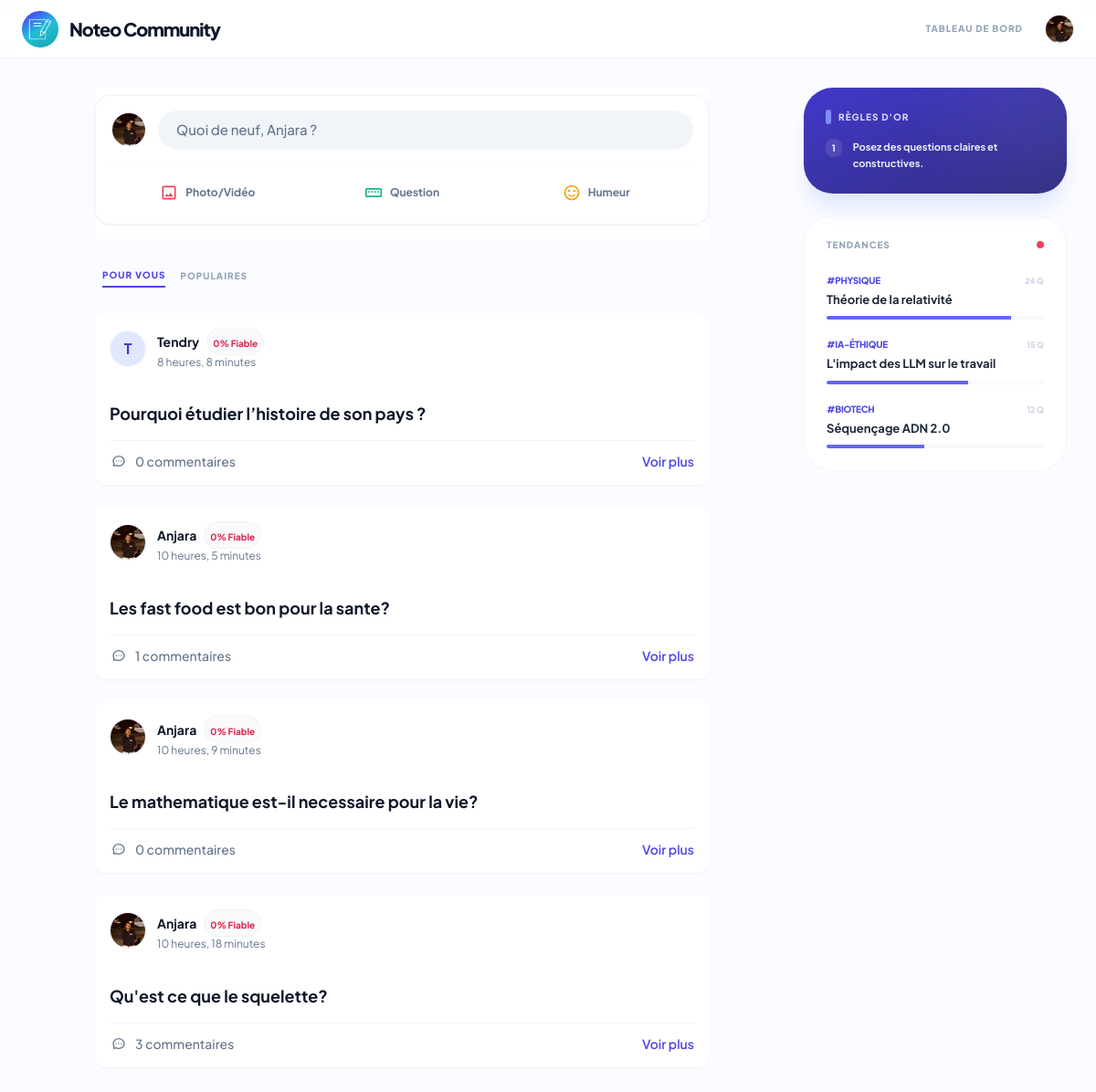
The page /notes/community/ (signed in) on the database its author committed.
### core/models.py (models this page shows, shortened)
class User(AbstractUser):
    face_encoding = models.JSONField(null=True, blank=True)
    bio = models.TextField(max_length=500, blank=True)
    profile_picture = models.ImageField(upload_to='profile_pics/', null=True, blank=True)

### notes/models.py (models this page shows, shortened)
class Question(models.Model):
    user = models.ForeignKey(settings.AUTH_USER_MODEL, on_delete=models.CASCADE)
    content = models.TextField()
    truth_score = models.IntegerField(default=0)
    ai_feedback = models.TextField(blank=True, null=True)
    created_at = models.DateTimeField(auto_now_add=True)

### notes/views.py (the view)
# urls.py: path('community/', views.community_list, name='community_list'),
@login_required
def community_list(request):
    questions_qs = Question.objects.select_related('user').all().order_by('-created_at')
    feed_posts = []
    for q in questions_qs:
        username = q.user.username if q.user else "Utilisateur inconnu"
        if not username:
            username = "Utilisateur inconnu"
        feed_posts.append({
            'id': q.id,
            'content': q.content.strip() if q.content else "",
            'created_at': q.created_at,
            'author_name': username,
            'author_initial': username[0].upper() if username else "?",
            'author_profile_picture': q.user.profile_picture if q.user else None,
            'truth_score': getattr(q, 'truth_score', 0),
            'answers_count': q.answers.count(),
        })
    user_questions_count = Question.objects.filter(user=request.user).count()
    user_answers_count = Answer.objects.filter(user=request.user).count()
    trending_topics = [
        {'tag': '#Physique', 'title': 'Théorie de la relativité', 'count': '24 Q', 'progress': 85},
        {'tag': '#IA-Éthique', 'title': "L'impact des LLM sur le travail", 'count': '15 Q', 'progress': 65},
        {'tag': '#Biotech', 'title': 'Séquençage ADN 2.0', 'count': '12 Q', 'progress': 45},
    ]
    return render(request, 'notes/community_list.html', {
        'feed_posts': feed_posts,
        'user_q_count': user_questions_count,
        'user_a_count': user_answers_count,
        'trends': trending_topics
    })

### notes/templates/notes/community_list.html (shortened to what this page needs)
{% load static tailwind_tags %}
<!DOCTYPE html>
<html lang="fr">
<head>
    {% tailwind_css %}
    <script src="https://cdn.tailwindcss.com"></script>
</head>
<body class="min-h-screen dark:text-white">
    <header
        class="h-16 border-b border-slate-100 dark:border-slate-800 flex items-center justify-between px-6 bg-white/80 dark:bg-slate-900/80 backdrop-blur-md sticky top-0 z-50">
        <a href="{% url 'note_list' %}" class="flex items-center space-x-3 group">
            <div
                class="w-10 h-10 overflow-hidden flex items-center justify-center group-hover:rotate-12 transition duration-300">
                <img src="{% static 'images/logo.png' %}" alt="Noteo Logo" class="w-full h-full object-contain">
            </div>
            <span class="text-xl font-black tracking-tighter text-slate-900 dark:text-white">Noteo Community</span>
        </a>
        <div class="flex items-center space-x-6">
            <a href="{% url 'note_list' %}"
                class="text-[10px] font-black uppercase tracking-widest text-slate-400 hover:text-indigo-600 transition">Tableau
                de bord</a>
            <div
                class="w-8 h-8 rounded-full overflow-hidden flex items-center justify-center shrink-0 border border-slate-200 dark:border-slate-700">
                {% if user.profile_picture %}
                <img src="{{ user.profile_picture.url }}" alt="{{ user.username }}" class="w-full h-full object-cover">
                {% else %}
                <div
                    class="w-full h-full bg-gradient-to-tr from-indigo-500 to-purple-500 flex items-center justify-center text-white text-[10px] font-bold">
                    {{ user.username|first|upper }}
                </div>
                {% endif %}
            </div>
        </div>
    </header>
    <main class="max-w-7xl mx-auto py-8 px-4 sm:px-6 lg:px-8">
        <div class="flex flex-col lg:flex-row gap-8 items-start">
            <div class="flex-1 max-w-2xl mx-auto w-full space-y-6">
                <div class="sticky top-16 z-40 bg-white dark:bg-slate-900 pt-2 pb-4">
                    <div
                        class="bg-white dark:bg-slate-800 border border-slate-100 dark:border-slate-700/60 rounded-2xl shadow-sm p-4 ring-1 ring-slate-100/50 dark:ring-slate-700/30">
                        <div class="flex items-center space-x-3 mb-4">
                            <div
                                class="w-10 h-10 rounded-full overflow-hidden flex items-center justify-center shrink-0 border-2 border-white dark:border-slate-800">
                                {% if user.profile_picture %}
                                <img src="{{ user.profile_picture.url }}" alt="{{ user.username }}"
                                    class="w-full h-full object-cover">
                                {% else %}
                                <div
                                    class="w-full h-full bg-gradient-to-tr from-indigo-500 to-indigo-700 flex items-center justify-center text-white font-black text-sm">
                                    {{ user.username|first|upper }}
                                </div>
                                {% endif %}
                            </div>
                            <button onclick="document.getElementById('post-modal').classList.remove('hidden')"
                                class="flex-1 bg-slate-100 dark:bg-slate-700/50 hover:bg-slate-200 dark:hover:bg-slate-700 rounded-full px-5 py-2.5 text-left text-slate-500 dark:text-slate-400 text-[15px] font-medium transition cursor-pointer">
                                Quoi de neuf, {{ user.username }} ?
                            </button>
                        </div>
                        <div
                            class="flex items-center justify-between pt-3 border-t border-slate-50 dark:border-slate-700/50">
                            <button onclick="document.getElementById('post-modal').classList.remove('hidden')"
                                class="flex-1 flex items-center justify-center space-x-2 py-2 hover:bg-slate-50 dark:hover:bg-slate-700/30 rounded-lg transition group">
                                <svg class="w-5 h-5 text-rose-500" fill="currentColor" viewBox="0 0 24 24">
                                    <path
                                        d="M19 3H5c-1.1 0-2 .9-2 2v14c0 1.1.9 2 2 2h14c1.1 0 2-.9 2-2V5c0-1.1-.9-2-2-2zm0 16H5V5h14v14zm-5.04-6.71l-2.75 3.54-1.96-2.36L6.5 17h11l-3.54-4.71z" />
                                </svg>
                                <span class="text-xs font-bold text-slate-500 dark:text-slate-400">Photo/Vidéo</span>
                            </button>
                            <button onclick="document.getElementById('post-modal').classList.remove('hidden')"
                                class="flex-1 flex items-center justify-center space-x-2 py-2 hover:bg-slate-50 dark:hover:bg-slate-700/30 rounded-lg transition group">
                                <svg class="w-5 h-5 text-emerald-500" fill="currentColor" viewBox="0 0 24 24">
                                    <path
                                        d="M21 6H3c-1.1 0-2 .9-2 2v8c0 1.1.9 2 2 2h18c1.1 0 2-.9 2-2V8c0-1.1-.9-2-2-2zm0 10H3V8h18v8zM5 10h2v2H5v-2zm4 0h2v2H9v-2zm4 0h2v2h-2v-2zm4 0h2v2h-2v-2z" />
                                </svg>
                                <span class="text-xs font-bold text-slate-500 dark:text-slate-400">Question</span>
                            </button>
                            <button onclick="document.getElementById('post-modal').classList.remove('hidden')"
                                class="flex-1 flex items-center justify-center space-x-2 py-2 hover:bg-slate-50 dark:hover:bg-slate-700/30 rounded-lg transition group">
                                <span class="text-xs font-bold text-slate-500 dark:text-slate-400">Humeur</span>
                            </button>
                        </div>
                    </div>
                </div>
                <div class="flex items-center justify-between px-2 pt-2 pb-1">
                    <div class="flex items-center space-x-4">
                        <button
                            class="text-[10px] font-black uppercase tracking-widest text-indigo-600 dark:text-indigo-400 border-b-2 border-indigo-600 pb-1">Pour
                            vous</button>
                        <button
                            class="text-[10px] font-black uppercase tracking-widest text-slate-400 hover:text-slate-600 transition pb-1">Populaires</button>
                    </div>
                </div>
                <div class="space-y-6">
                    {% for q_item in feed_posts %}
                    <article class="bg-white dark:bg-slate-800 border-none shadow-sm rounded-xl p-4 mb-4">
                        <div class="flex items-center space-x-3 mb-3">
                            <div
                                class="w-10 h-10 rounded-full overflow-hidden flex items-center justify-center shrink-0 border border-slate-100 dark:border-slate-700">
                                {% if q_item.author_profile_picture %}
                                <img src="{{ q_item.author_profile_picture.url }}" alt="{{ q_item.author_name }}"
                                    class="w-full h-full object-cover">
                                {% else %}
                                <div
                                    class="w-full h-full bg-indigo-100 dark:bg-slate-700 flex items-center justify-center text-indigo-700 dark:text-indigo-400 font-bold">
                                    {{ q_item.author_initial }}
                                </div>
                                {% endif %}
                            </div>
                            <div>
                                <div class="flex items-center space-x-2">
                                    <h3 class="font-bold text-slate-900 dark:text-white text-sm">
                                        {{ q_item.author_name }}
                                    </h3>
                                    <div
                                        class="px-1.5 py-0.5 rounded-full bg-slate-50 dark:bg-slate-900 border border-slate-100 dark:border-slate-700">
                                        <span
                                            class="text-[10px] font-bold {% if q_item.truth_score >= 80 %}text-emerald-600{% elif q_item.truth_score >= 50 %}text-amber-600{% else %}text-rose-600{% endif %}">
                                            {{ q_item.truth_score }}% Fiable
                                        </span>
                                    </div>
                                </div>
                                <p class="text-xs text-slate-500 dark:text-slate-400">{{ q_item.created_at|timesince }}
                                </p>
                            </div>
                        </div>
                        <div class="mb-4">
                            <p
                                class="text-lg font-bold text-slate-900 dark:text-white leading-snug whitespace-pre-line">
                                {{ q_item.content }}</p>
                        </div>
                        <div
                            class="flex items-center justify-between border-t border-slate-100 dark:border-slate-700 pt-3">
                            <div class="flex items-center space-x-6">
                                <a href="{% url 'community_post_detail' q_item.id %}"
                                    class="flex items-center space-x-2 text-slate-500 hover:text-indigo-600 transition group">
                                    <span class="text-sm font-medium">{{ q_item.answers_count }} commentaires</span>
                                </a>
                            </div>
                            <a href="{% url 'community_post_detail' q_item.id %}"
                                class="text-sm font-semibold text-indigo-600 hover:underline">Voir plus</a>
                        </div>
                    </article>
                    {% endfor %}
                </div>
            </div>
            <div class="hidden lg:block w-72 shrink-0 sticky top-24 space-y-6">
                <div
                    class="bg-gradient-to-br from-indigo-700 to-indigo-900 rounded-[2rem] p-6 text-white shadow-xl shadow-indigo-100 dark:shadow-none overflow-hidden relative">
                    <div
                        class="absolute top-0 right-0 w-32 h-32 bg-white/10 rounded-full blur-3xl -translate-y-10 translate-x-10">
                    </div>
                    <div class="relative z-10">
                        <div class="flex items-center space-x-2 mb-4">
                            <div class="w-1.5 h-4 bg-indigo-400 rounded-full"></div>
                            <h4 class="text-[10px] font-black uppercase tracking-widest opacity-80">Règles d'or</h4>
                        </div>
                        <ul class="space-y-4">
                            <li class="flex items-start space-x-3 group">
                                <div
                                    class="w-5 h-5 bg-white/10 rounded-lg flex items-center justify-center text-[10px] font-bold group-hover:bg-white/20 transition">
                                    1</div>
                                <p class="text-[11px] font-bold leading-relaxed opacity-90">Posez des questions claires
                                    et constructives.</p>
                            </li>
                        </ul>
                    </div>
                </div>
                <div
                    class="bg-white dark:bg-slate-800 border border-slate-100 dark:border-slate-700/50 rounded-[2rem] p-6">
                    <div class="flex items-center justify-between mb-6">
                        <h4 class="text-[10px] font-black uppercase tracking-widest text-slate-400">Tendances</h4>
                        <div class="w-2 h-2 bg-rose-500 rounded-full animate-pulse"></div>
                    </div>
                    <div class="space-y-5">
                        {% for trend in trends %}
                        <div class="group cursor-pointer">
                            <div class="flex items-center justify-between mb-1">
                                <p
                                    class="text-[10px] font-black text-indigo-600 dark:text-indigo-400 uppercase tracking-tight">
                                    {{ trend.tag }}</p>
                                <span class="text-[9px] font-black text-slate-300">{{ trend.count }}</span>
                            </div>
                            <p
                                class="text-[13px] font-bold text-slate-800 dark:text-slate-200 group-hover:text-indigo-600 transition truncate">
                                {{ trend.title }}</p>
                            <div class="h-1 w-full bg-slate-50 dark:bg-slate-900 rounded-full mt-2 overflow-hidden">
                                <div class="h-full bg-indigo-500" style="width: {{ trend.progress }}%"></div>
                            </div>
                        </div>
                        {% endfor %}
                    </div>
                </div>
            </div>
        </div>
    </main>
</body>
</html>

### notes/templates/notes/community_list.html (style rules this page uses)
body { font-family: 'Plus Jakarta Sans', sans-serif; background-color: #fbfcff; }

### rows shown on the page
User: profile_picture (picture), username "Anjara", author_name "Anjara" "Anjara" "Anjara"
User: author_name "Tendry"
Question: created_at "8 heures, 8 minutes", content "Pourquoi étudier l’histoire de son pays ?"
Question: created_at "10 heures, 5 minutes", content "Les fast food est bon pour la sante?"
Question: created_at "10 heures, 9 minutes", content "Le mathematique est-il necessaire pour la vie?"
Question: created_at "10 heures, 18 minutes", content "Qu'est ce que le squelette?"

### other values the page prints
{{ q_item.author_initial }} "T"
{{ q_item.truth_score }} "0" "0" "0" "0"
{{ q_item.answers_count }} "0" "1" "0" "3"
{{ trend.tag }} "#PHYSIQUE" "#IA-ÉTHIQUE" "#BIOTECH"
{{ trend.count }} "24 Q" "15 Q" "12 Q"
{{ trend.title }} "Théorie de la relativité" "L'impact des LLM sur le travail" "Séquençage ADN 2.0"
